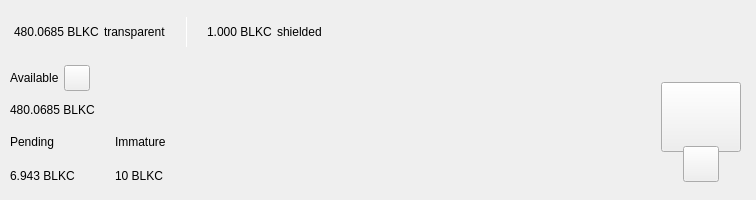
<?xml version="1.0" encoding="UTF-8"?>
<ui version="4.0">
 <class>TopBar</class>
 <widget class="QWidget" name="TopBar">
  <property name="geometry">
   <rect>
    <x>0</x>
    <y>0</y>
    <width>734</width>
    <height>200</height>
   </rect>
  </property>
  <property name="minimumSize">
   <size>
    <width>0</width>
    <height>200</height>
   </size>
  </property>
  <property name="maximumSize">
   <size>
    <width>16777215</width>
    <height>200</height>
   </size>
  </property>
  <property name="windowTitle">
   <string notr="true">N/A</string>
  </property>
  <layout class="QVBoxLayout" name="verticalLayout_10" stretch="0">
   <property name="spacing">
    <number>0</number>
   </property>
   <property name="leftMargin">
    <number>0</number>
   </property>
   <property name="topMargin">
    <number>0</number>
   </property>
   <property name="rightMargin">
    <number>0</number>
   </property>
   <property name="bottomMargin">
    <number>0</number>
   </property>
   <item>
    <widget class="PFBorderImage" name="containerTop">
     <layout class="QVBoxLayout" name="verticalLayout_11">
      <property name="spacing">
       <number>0</number>
      </property>
      <property name="leftMargin">
       <number>0</number>
      </property>
      <property name="topMargin">
       <number>0</number>
      </property>
      <property name="rightMargin">
       <number>0</number>
      </property>
      <property name="bottomMargin">
       <number>0</number>
      </property>
      <item>
       <widget class="QWidget" name="top_container_2" native="true">
        <property name="minimumSize">
         <size>
          <width>0</width>
          <height>65</height>
         </size>
        </property>
        <layout class="QHBoxLayout" name="top_container">
         <property name="spacing">
          <number>0</number>
         </property>
         <property name="leftMargin">
          <number>14</number>
         </property>
         <property name="topMargin">
          <number>0</number>
         </property>
         <property name="rightMargin">
          <number>14</number>
         </property>
         <property name="bottomMargin">
          <number>0</number>
         </property>
         <item alignment="Qt::AlignVCenter">
          <widget class="QWidget" name="widgetTopAmount" native="true">
           <property name="sizePolicy">
            <sizepolicy hsizetype="Preferred" vsizetype="Maximum">
             <horstretch>0</horstretch>
             <verstretch>0</verstretch>
            </sizepolicy>
           </property>
           <layout class="QHBoxLayout" name="horizontalLayout_5">
            <property name="spacing">
             <number>5</number>
            </property>
            <property name="leftMargin">
             <number>0</number>
            </property>
            <property name="topMargin">
             <number>0</number>
            </property>
            <property name="rightMargin">
             <number>0</number>
            </property>
            <property name="bottomMargin">
             <number>0</number>
            </property>
            <item alignment="Qt::AlignTop">
             <widget class="QLabel" name="labelAmountTopBlkc">
              <property name="minimumSize">
               <size>
                <width>0</width>
                <height>36</height>
               </size>
              </property>
              <property name="styleSheet">
               <string notr="true">padding:0px;margin:0px;</string>
              </property>
              <property name="text">
               <string notr="true">480.0685 BLKC</string>
              </property>
             </widget>
            </item>
            <item>
             <widget class="QLabel" name="labelTrans">
              <property name="text">
               <string>transparent</string>
              </property>
             </widget>
            </item>
            <item>
             <spacer name="horizontalSpacer_11">
              <property name="orientation">
               <enum>Qt::Horizontal</enum>
              </property>
              <property name="sizeType">
               <enum>QSizePolicy::Fixed</enum>
              </property>
              <property name="sizeHint" stdset="0">
               <size>
                <width>15</width>
                <height>20</height>
               </size>
              </property>
             </spacer>
            </item>
            <item alignment="Qt::AlignVCenter">
             <widget class="QLabel" name="typeSpacerTop">
              <property name="minimumSize">
               <size>
                <width>1</width>
                <height>30</height>
               </size>
              </property>
              <property name="maximumSize">
               <size>
                <width>1</width>
                <height>30</height>
               </size>
              </property>
              <property name="styleSheet">
               <string notr="true">background-color:white;
padding:0px;
border:none;</string>
              </property>
              <property name="text">
               <string/>
              </property>
             </widget>
            </item>
            <item>
             <spacer name="horizontalSpacer_12">
              <property name="orientation">
               <enum>Qt::Horizontal</enum>
              </property>
              <property name="sizeType">
               <enum>QSizePolicy::Fixed</enum>
              </property>
              <property name="sizeHint" stdset="0">
               <size>
                <width>15</width>
                <height>20</height>
               </size>
              </property>
             </spacer>
            </item>
            <item alignment="Qt::AlignTop">
             <widget class="QLabel" name="labelAmountTopShieldedBlkc">
              <property name="minimumSize">
               <size>
                <width>0</width>
                <height>36</height>
               </size>
              </property>
              <property name="text">
               <string notr="true">1.000 BLKC</string>
              </property>
             </widget>
            </item>
            <item>
             <widget class="QLabel" name="labelShield">
              <property name="text">
               <string>shielded</string>
              </property>
             </widget>
            </item>
           </layout>
          </widget>
         </item>
         <item>
          <spacer name="horizontalSpacer">
           <property name="orientation">
            <enum>Qt::Horizontal</enum>
           </property>
           <property name="sizeHint" stdset="0">
            <size>
             <width>40</width>
             <height>20</height>
            </size>
           </property>
          </spacer>
         </item>
         <item>
          <layout class="QHBoxLayout" name="horizontalLayout_4">
           <property name="spacing">
            <number>12</number>
           </property>
           <property name="rightMargin">
            <number>0</number>
           </property>
           <item alignment="Qt::AlignRight">
            <widget class="QWidget" name="layoutSync" native="true">
             <property name="minimumSize">
              <size>
               <width>0</width>
               <height>36</height>
              </size>
             </property>
             <property name="maximumSize">
              <size>
               <width>16777215</width>
               <height>36</height>
              </size>
             </property>
             <layout class="QVBoxLayout" name="verticalLayout_9">
              <property name="leftMargin">
               <number>0</number>
              </property>
              <property name="topMargin">
               <number>0</number>
              </property>
              <property name="rightMargin">
               <number>0</number>
              </property>
              <property name="bottomMargin">
               <number>0</number>
              </property>
              <item>
               <widget class="ExpandableButton" name="pushButtonSync" native="true">
                <property name="minimumSize">
                 <size>
                  <width>36</width>
                  <height>36</height>
                 </size>
                </property>
                <property name="maximumSize">
                 <size>
                  <width>16777215</width>
                  <height>36</height>
                 </size>
                </property>
               </widget>
              </item>
             </layout>
            </widget>
           </item>
           <item>
            <widget class="ExpandableButton" name="pushButtonHDUpgrade" native="true">
             <property name="minimumSize">
              <size>
               <width>36</width>
               <height>36</height>
              </size>
             </property>
            </widget>
           </item>
           <item>
            <widget class="ExpandableButton" name="pushButtonStack" native="true">
             <property name="minimumSize">
              <size>
               <width>36</width>
               <height>36</height>
              </size>
             </property>
            </widget>
           </item>
           <item>
            <widget class="ExpandableButton" name="pushButtonColdStaking" native="true">
             <property name="minimumSize">
              <size>
               <width>36</width>
               <height>36</height>
              </size>
             </property>
            </widget>
           </item>
           <item>
            <widget class="ExpandableButton" name="pushButtonConnection" native="true">
             <property name="minimumSize">
              <size>
               <width>36</width>
               <height>36</height>
              </size>
             </property>
            </widget>
           </item>
           <item>
            <widget class="ExpandableButton" name="pushButtonTor" native="true">
             <property name="minimumSize">
              <size>
               <width>36</width>
               <height>36</height>
              </size>
             </property>
            </widget>
           </item>
           <item>
            <widget class="ExpandableButton" name="pushButtonLock" native="true">
             <property name="sizePolicy">
              <sizepolicy hsizetype="Expanding" vsizetype="Expanding">
               <horstretch>0</horstretch>
               <verstretch>0</verstretch>
              </sizepolicy>
             </property>
             <property name="minimumSize">
              <size>
               <width>36</width>
               <height>0</height>
              </size>
             </property>
            </widget>
           </item>
           <item>
            <widget class="ExpandableButton" name="pushButtonTheme" native="true">
             <property name="minimumSize">
              <size>
               <width>36</width>
               <height>36</height>
              </size>
             </property>
             <property name="maximumSize">
              <size>
               <width>16777215</width>
               <height>36</height>
              </size>
             </property>
            </widget>
           </item>
           <item>
            <widget class="ExpandableButton" name="pushButtonFAQ" native="true">
             <property name="minimumSize">
              <size>
               <width>36</width>
               <height>36</height>
              </size>
             </property>
            </widget>
           </item>
          </layout>
         </item>
        </layout>
       </widget>
      </item>
      <item>
       <widget class="QWidget" name="bottom_container" native="true">
        <property name="minimumSize">
         <size>
          <width>0</width>
          <height>135</height>
         </size>
        </property>
        <layout class="QHBoxLayout" name="botton_container">
         <property name="leftMargin">
          <number>10</number>
         </property>
         <property name="topMargin">
          <number>0</number>
         </property>
         <property name="rightMargin">
          <number>10</number>
         </property>
         <property name="bottomMargin">
          <number>10</number>
         </property>
         <item>
          <layout class="QVBoxLayout" name="verticalLayout_7">
           <property name="spacing">
            <number>0</number>
           </property>
           <property name="leftMargin">
            <number>0</number>
           </property>
           <property name="rightMargin">
            <number>30</number>
           </property>
           <item>
            <layout class="QVBoxLayout" name="verticalLayout_2">
             <item>
              <layout class="QHBoxLayout" name="horizontalLayoutContainerAvailable">
               <property name="spacing">
                <number>5</number>
               </property>
               <item>
                <widget class="QLabel" name="labelTitle1">
                 <property name="text">
                  <string>Available</string>
                 </property>
                </widget>
               </item>
               <item>
                <widget class="QPushButton" name="pushButtonBalanceInfo">
                 <property name="minimumSize">
                  <size>
                   <width>26</width>
                   <height>26</height>
                  </size>
                 </property>
                 <property name="maximumSize">
                  <size>
                   <width>26</width>
                   <height>26</height>
                  </size>
                 </property>
                 <property name="mouseTracking">
                  <bool>true</bool>
                 </property>
                 <property name="focusPolicy">
                  <enum>Qt::NoFocus</enum>
                 </property>
                 <property name="text">
                  <string notr="true"/>
                 </property>
                 <property name="iconSize">
                  <size>
                   <width>24</width>
                   <height>24</height>
                  </size>
                 </property>
                 <property name="shortcut">
                  <string notr="true"/>
                 </property>
                </widget>
               </item>
               <item>
                <spacer name="horizontalSpacer_4">
                 <property name="orientation">
                  <enum>Qt::Horizontal</enum>
                 </property>
                 <property name="sizeType">
                  <enum>QSizePolicy::MinimumExpanding</enum>
                 </property>
                 <property name="sizeHint" stdset="0">
                  <size>
                   <width>20</width>
                   <height>20</height>
                  </size>
                 </property>
                </spacer>
               </item>
              </layout>
             </item>
             <item>
              <widget class="QLabel" name="labelAmountBlkc">
               <property name="text">
                <string notr="true">480.0685 BLKC</string>
               </property>
              </widget>
             </item>
            </layout>
           </item>
           <item>
            <widget class="QWidget" name="container_imm_pend" native="true">
             <layout class="QHBoxLayout" name="horizontalLayout_2">
              <property name="spacing">
               <number>0</number>
              </property>
              <property name="leftMargin">
               <number>0</number>
              </property>
              <property name="topMargin">
               <number>0</number>
              </property>
              <property name="rightMargin">
               <number>0</number>
              </property>
              <property name="bottomMargin">
               <number>0</number>
              </property>
              <item alignment="Qt::AlignLeft">
               <widget class="QWidget" name="container_pending" native="true">
                <property name="sizePolicy">
                 <sizepolicy hsizetype="Minimum" vsizetype="Preferred">
                  <horstretch>0</horstretch>
                  <verstretch>0</verstretch>
                 </sizepolicy>
                </property>
                <layout class="QVBoxLayout" name="verticalLayout_3">
                 <property name="leftMargin">
                  <number>0</number>
                 </property>
                 <property name="topMargin">
                  <number>0</number>
                 </property>
                 <property name="rightMargin">
                  <number>0</number>
                 </property>
                 <property name="bottomMargin">
                  <number>0</number>
                 </property>
                 <item>
                  <widget class="QLabel" name="labelTitle3">
                   <property name="text">
                    <string>Pending</string>
                   </property>
                  </widget>
                 </item>
                 <item>
                  <widget class="QLabel" name="labelPendingBlkc">
                   <property name="text">
                    <string notr="true">6.943 BLKC</string>
                   </property>
                  </widget>
                 </item>
                </layout>
               </widget>
              </item>
              <item>
               <spacer name="horizontalSpacer_3">
                <property name="orientation">
                 <enum>Qt::Horizontal</enum>
                </property>
                <property name="sizeType">
                 <enum>QSizePolicy::Fixed</enum>
                </property>
                <property name="sizeHint" stdset="0">
                 <size>
                  <width>40</width>
                  <height>20</height>
                 </size>
                </property>
               </spacer>
              </item>
              <item alignment="Qt::AlignLeft">
               <widget class="QWidget" name="container_immature" native="true">
                <property name="sizePolicy">
                 <sizepolicy hsizetype="Minimum" vsizetype="Preferred">
                  <horstretch>0</horstretch>
                  <verstretch>0</verstretch>
                 </sizepolicy>
                </property>
                <layout class="QVBoxLayout" name="verticalLayout_4">
                 <property name="leftMargin">
                  <number>0</number>
                 </property>
                 <property name="topMargin">
                  <number>0</number>
                 </property>
                 <property name="rightMargin">
                  <number>0</number>
                 </property>
                 <property name="bottomMargin">
                  <number>0</number>
                 </property>
                 <item>
                  <widget class="QLabel" name="labelTitle4">
                   <property name="text">
                    <string>Immature</string>
                   </property>
                  </widget>
                 </item>
                 <item>
                  <widget class="QLabel" name="labelImmatureBlkc">
                   <property name="text">
                    <string notr="true">10 BLKC</string>
                   </property>
                  </widget>
                 </item>
                </layout>
               </widget>
              </item>
              <item>
               <spacer name="horizontalSpacer_5">
                <property name="orientation">
                 <enum>Qt::Horizontal</enum>
                </property>
                <property name="sizeHint" stdset="0">
                 <size>
                  <width>40</width>
                  <height>20</height>
                 </size>
                </property>
               </spacer>
              </item>
             </layout>
            </widget>
           </item>
          </layout>
         </item>
         <item>
          <spacer name="horizontalSpacer_2">
           <property name="orientation">
            <enum>Qt::Horizontal</enum>
           </property>
           <property name="sizeHint" stdset="0">
            <size>
             <width>40</width>
             <height>20</height>
            </size>
           </property>
          </spacer>
         </item>
         <item alignment="Qt::AlignHCenter|Qt::AlignVCenter">
          <widget class="QWidget" name="qrContainer" native="true">
           <property name="sizePolicy">
            <sizepolicy hsizetype="Preferred" vsizetype="Minimum">
             <horstretch>0</horstretch>
             <verstretch>0</verstretch>
            </sizepolicy>
           </property>
           <property name="minimumSize">
            <size>
             <width>90</width>
             <height>110</height>
            </size>
           </property>
           <property name="maximumSize">
            <size>
             <width>90</width>
             <height>110</height>
            </size>
           </property>
           <layout class="QVBoxLayout" name="containerQR">
            <property name="spacing">
             <number>0</number>
            </property>
            <property name="leftMargin">
             <number>5</number>
            </property>
            <property name="topMargin">
             <number>10</number>
            </property>
            <property name="rightMargin">
             <number>5</number>
            </property>
            <property name="bottomMargin">
             <number>0</number>
            </property>
            <item>
             <widget class="QPushButton" name="btnQr">
              <property name="minimumSize">
               <size>
                <width>70</width>
                <height>70</height>
               </size>
              </property>
              <property name="maximumSize">
               <size>
                <width>16777215</width>
                <height>70</height>
               </size>
              </property>
              <property name="focusPolicy">
               <enum>Qt::NoFocus</enum>
              </property>
              <property name="text">
               <string/>
              </property>
              <property name="iconSize">
               <size>
                <width>70</width>
                <height>70</height>
               </size>
              </property>
             </widget>
            </item>
            <item>
             <spacer name="verticalSpacer">
              <property name="orientation">
               <enum>Qt::Vertical</enum>
              </property>
              <property name="sizeType">
               <enum>QSizePolicy::Fixed</enum>
              </property>
              <property name="sizeHint" stdset="0">
               <size>
                <width>20</width>
                <height>20</height>
               </size>
              </property>
             </spacer>
            </item>
            <item alignment="Qt::AlignHCenter|Qt::AlignBottom">
             <widget class="QPushButton" name="pushButtonQR">
              <property name="minimumSize">
               <size>
                <width>36</width>
                <height>36</height>
               </size>
              </property>
              <property name="maximumSize">
               <size>
                <width>36</width>
                <height>36</height>
               </size>
              </property>
              <property name="focusPolicy">
               <enum>Qt::NoFocus</enum>
              </property>
              <property name="text">
               <string/>
              </property>
             </widget>
            </item>
           </layout>
          </widget>
         </item>
        </layout>
       </widget>
      </item>
     </layout>
    </widget>
   </item>
  </layout>
 </widget>
 <customwidgets>
  <customwidget>
   <class>ExpandableButton</class>
   <extends>QWidget</extends>
   <header>qt/blkc/expandablebutton.h</header>
   <container>1</container>
  </customwidget>
  <customwidget>
   <class>PFBorderImage</class>
   <extends>QFrame</extends>
   <header>qt/blkc/pfborderimage.h</header>
   <container>1</container>
  </customwidget>
 </customwidgets>
 <resources/>
 <connections/>
</ui>
